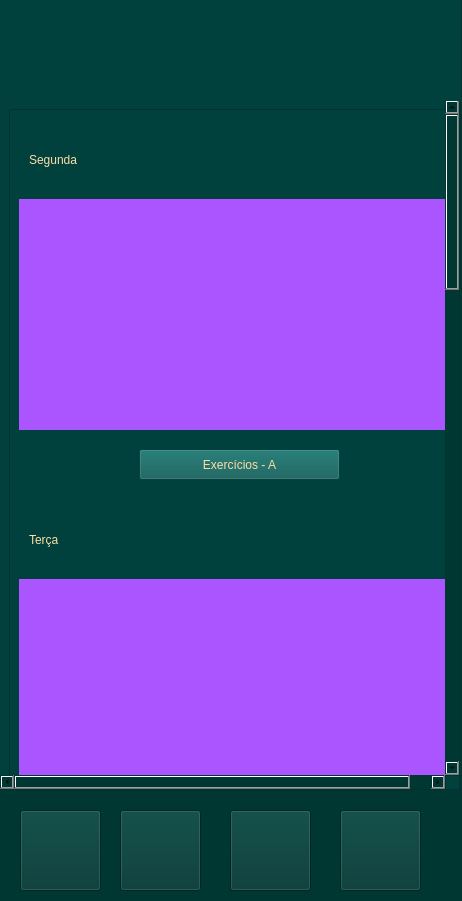
<?xml version="1.0" encoding="UTF-8"?>
<ui version="4.0">
 <class>paginadehipertrofia</class>
 <widget class="QMainWindow" name="paginadehipertrofia">
  <property name="geometry">
   <rect>
    <x>0</x>
    <y>0</y>
    <width>462</width>
    <height>901</height>
   </rect>
  </property>
  <property name="minimumSize">
   <size>
    <width>462</width>
    <height>901</height>
   </size>
  </property>
  <property name="maximumSize">
   <size>
    <width>462</width>
    <height>901</height>
   </size>
  </property>
  <property name="windowTitle">
   <string>MainWindow</string>
  </property>
  <property name="styleSheet">
   <string notr="true">background-color: rgb(1, 55, 51);</string>
  </property>
  <widget class="QWidget" name="centralwidget">
   <widget class="QLabel" name="label_4">
    <property name="geometry">
     <rect>
      <x>0</x>
      <y>800</y>
      <width>461</width>
      <height>101</height>
     </rect>
    </property>
    <property name="styleSheet">
     <string notr="true">background-color: rgb(1, 55, 51);</string>
    </property>
    <property name="text">
     <string/>
    </property>
   </widget>
   <widget class="QPushButton" name="perfil">
    <property name="geometry">
     <rect>
      <x>340</x>
      <y>810</y>
      <width>81</width>
      <height>81</height>
     </rect>
    </property>
    <property name="styleSheet">
     <string notr="true">#botaoperfil{
border:none;
}</string>
    </property>
    <property name="text">
     <string/>
    </property>
    <property name="icon">
     <iconset>
      <normaloff>fotos/perfil.png</normaloff>fotos/perfil.png</iconset>
    </property>
    <property name="iconSize">
     <size>
      <width>80</width>
      <height>80</height>
     </size>
    </property>
   </widget>
   <widget class="QPushButton" name="config">
    <property name="geometry">
     <rect>
      <x>230</x>
      <y>810</y>
      <width>81</width>
      <height>81</height>
     </rect>
    </property>
    <property name="styleSheet">
     <string notr="true">#botaoconfig{
border:none;
}</string>
    </property>
    <property name="text">
     <string/>
    </property>
    <property name="icon">
     <iconset>
      <normaloff>fotos/config.png</normaloff>fotos/config.png</iconset>
    </property>
    <property name="iconSize">
     <size>
      <width>81</width>
      <height>81</height>
     </size>
    </property>
   </widget>
   <widget class="QPushButton" name="treino">
    <property name="geometry">
     <rect>
      <x>120</x>
      <y>810</y>
      <width>81</width>
      <height>81</height>
     </rect>
    </property>
    <property name="styleSheet">
     <string notr="true">#botaotreino{
border:none;
}</string>
    </property>
    <property name="text">
     <string/>
    </property>
    <property name="icon">
     <iconset>
      <normaloff>fotos/treino.png</normaloff>fotos/treino.png</iconset>
    </property>
    <property name="iconSize">
     <size>
      <width>81</width>
      <height>81</height>
     </size>
    </property>
   </widget>
   <widget class="QPushButton" name="menu_4">
    <property name="geometry">
     <rect>
      <x>20</x>
      <y>810</y>
      <width>81</width>
      <height>81</height>
     </rect>
    </property>
    <property name="styleSheet">
     <string notr="true">#botaomenu{
border:none;
}</string>
    </property>
    <property name="text">
     <string/>
    </property>
    <property name="icon">
     <iconset>
      <normaloff>fotos/menu.png</normaloff>fotos/menu.png</iconset>
    </property>
    <property name="iconSize">
     <size>
      <width>81</width>
      <height>81</height>
     </size>
    </property>
   </widget>
   <widget class="QScrollArea" name="scrollArea">
    <property name="geometry">
     <rect>
      <x>-1</x>
      <y>99</y>
      <width>461</width>
      <height>691</height>
     </rect>
    </property>
    <property name="styleSheet">
     <string notr="true">background-color: rgb(0, 65, 61);</string>
    </property>
    <property name="widgetResizable">
     <bool>true</bool>
    </property>
    <widget class="QWidget" name="scrollAreaWidgetContents">
     <property name="geometry">
      <rect>
       <x>0</x>
       <y>0</y>
       <width>468</width>
       <height>2468</height>
      </rect>
     </property>
     <layout class="QVBoxLayout" name="verticalLayout">
      <item>
       <widget class="QFrame" name="frame">
        <property name="minimumSize">
         <size>
          <width>450</width>
          <height>2450</height>
         </size>
        </property>
        <property name="styleSheet">
         <string notr="true">background-color: rgb(0, 65, 61);</string>
        </property>
        <property name="frameShape">
         <enum>QFrame::StyledPanel</enum>
        </property>
        <property name="frameShadow">
         <enum>QFrame::Raised</enum>
        </property>
        <widget class="QLabel" name="label_6">
         <property name="geometry">
          <rect>
           <x>20</x>
           <y>30</y>
           <width>241</width>
           <height>41</height>
          </rect>
         </property>
         <property name="styleSheet">
          <string notr="true">color: rgb(255, 221, 166);
font: 75 19pt &quot;Georgia&quot;;</string>
         </property>
         <property name="text">
          <string>Segunda</string>
         </property>
        </widget>
        <widget class="QLabel" name="label_2">
         <property name="geometry">
          <rect>
           <x>10</x>
           <y>90</y>
           <width>441</width>
           <height>231</height>
          </rect>
         </property>
         <property name="styleSheet">
          <string notr="true">background-color: rgb(170, 85, 255);</string>
         </property>
         <property name="text">
          <string/>
         </property>
         <property name="pixmap">
          <pixmap>fotos/quadro perna segunda(hiper.png</pixmap>
         </property>
         <property name="scaledContents">
          <bool>false</bool>
         </property>
        </widget>
        <widget class="QLabel" name="label_7">
         <property name="geometry">
          <rect>
           <x>20</x>
           <y>410</y>
           <width>241</width>
           <height>41</height>
          </rect>
         </property>
         <property name="styleSheet">
          <string notr="true">color: rgb(255, 221, 166);
font: 75 19pt &quot;Georgia&quot;;</string>
         </property>
         <property name="text">
          <string>Terça</string>
         </property>
        </widget>
        <widget class="QLabel" name="label_3">
         <property name="geometry">
          <rect>
           <x>10</x>
           <y>470</y>
           <width>441</width>
           <height>231</height>
          </rect>
         </property>
         <property name="styleSheet">
          <string notr="true">background-color: rgb(170, 85, 255);</string>
         </property>
         <property name="text">
          <string/>
         </property>
         <property name="pixmap">
          <pixmap>fotos/quadro peito terça  (hiper.png</pixmap>
         </property>
         <property name="scaledContents">
          <bool>false</bool>
         </property>
        </widget>
        <widget class="QLabel" name="label_8">
         <property name="geometry">
          <rect>
           <x>10</x>
           <y>780</y>
           <width>241</width>
           <height>41</height>
          </rect>
         </property>
         <property name="styleSheet">
          <string notr="true">color: rgb(255, 221, 166);
font: 75 19pt &quot;Georgia&quot;;</string>
         </property>
         <property name="text">
          <string>Quarta</string>
         </property>
        </widget>
        <widget class="QLabel" name="label_5">
         <property name="geometry">
          <rect>
           <x>10</x>
           <y>840</y>
           <width>441</width>
           <height>231</height>
          </rect>
         </property>
         <property name="styleSheet">
          <string notr="true">background-color: rgb(170, 85, 255);</string>
         </property>
         <property name="text">
          <string/>
         </property>
         <property name="pixmap">
          <pixmap>fotos/quadro costas quarta (hiper.png</pixmap>
         </property>
         <property name="scaledContents">
          <bool>false</bool>
         </property>
        </widget>
        <widget class="QLabel" name="label_9">
         <property name="geometry">
          <rect>
           <x>10</x>
           <y>1160</y>
           <width>241</width>
           <height>41</height>
          </rect>
         </property>
         <property name="styleSheet">
          <string notr="true">color: rgb(255, 221, 166);
font: 75 19pt &quot;Georgia&quot;;</string>
         </property>
         <property name="text">
          <string>Quinta</string>
         </property>
        </widget>
        <widget class="QLabel" name="label_10">
         <property name="geometry">
          <rect>
           <x>10</x>
           <y>1230</y>
           <width>441</width>
           <height>231</height>
          </rect>
         </property>
         <property name="styleSheet">
          <string notr="true">background-color: rgb(170, 85, 255);</string>
         </property>
         <property name="text">
          <string/>
         </property>
         <property name="pixmap">
          <pixmap>fotos/quadro perna quinta (hiper.png</pixmap>
         </property>
         <property name="scaledContents">
          <bool>false</bool>
         </property>
        </widget>
        <widget class="QLabel" name="label_11">
         <property name="geometry">
          <rect>
           <x>10</x>
           <y>1540</y>
           <width>241</width>
           <height>41</height>
          </rect>
         </property>
         <property name="styleSheet">
          <string notr="true">color: rgb(255, 221, 166);
font: 75 19pt &quot;Georgia&quot;;</string>
         </property>
         <property name="text">
          <string>Sexta</string>
         </property>
        </widget>
        <widget class="QLabel" name="label_12">
         <property name="geometry">
          <rect>
           <x>10</x>
           <y>1600</y>
           <width>441</width>
           <height>231</height>
          </rect>
         </property>
         <property name="styleSheet">
          <string notr="true">background-color: rgb(170, 85, 255);</string>
         </property>
         <property name="text">
          <string/>
         </property>
         <property name="pixmap">
          <pixmap>fotos/quadro peito sexta (hiper.png</pixmap>
         </property>
         <property name="scaledContents">
          <bool>false</bool>
         </property>
        </widget>
        <widget class="QLabel" name="label_13">
         <property name="geometry">
          <rect>
           <x>20</x>
           <y>1910</y>
           <width>241</width>
           <height>41</height>
          </rect>
         </property>
         <property name="styleSheet">
          <string notr="true">color: rgb(255, 221, 166);
font: 75 19pt &quot;Georgia&quot;;</string>
         </property>
         <property name="text">
          <string>Sábado</string>
         </property>
        </widget>
        <widget class="QLabel" name="label_14">
         <property name="geometry">
          <rect>
           <x>10</x>
           <y>1970</y>
           <width>441</width>
           <height>231</height>
          </rect>
         </property>
         <property name="styleSheet">
          <string notr="true">background-color: rgb(170, 85, 255);</string>
         </property>
         <property name="text">
          <string/>
         </property>
         <property name="pixmap">
          <pixmap>fotos/quadro costas sabado (hiper.png</pixmap>
         </property>
         <property name="scaledContents">
          <bool>false</bool>
         </property>
        </widget>
        <widget class="QLabel" name="label_15">
         <property name="geometry">
          <rect>
           <x>10</x>
           <y>2290</y>
           <width>381</width>
           <height>141</height>
          </rect>
         </property>
         <property name="text">
          <string/>
         </property>
         <property name="pixmap">
          <pixmap>fotos/info (hiper.png</pixmap>
         </property>
        </widget>
        <widget class="QPushButton" name="botaohiperA">
         <property name="geometry">
          <rect>
           <x>130</x>
           <y>340</y>
           <width>201</width>
           <height>31</height>
          </rect>
         </property>
         <property name="styleSheet">
          <string notr="true">#botaohiperA{
background-color:#0A5B56;
color:#FFDDA6;
font: 75 10pt &quot;Georgia&quot;;
}</string>
         </property>
         <property name="text">
          <string>Exercícios - A</string>
         </property>
        </widget>
        <widget class="QPushButton" name="botaohiperB">
         <property name="geometry">
          <rect>
           <x>130</x>
           <y>720</y>
           <width>201</width>
           <height>31</height>
          </rect>
         </property>
         <property name="styleSheet">
          <string notr="true">#botaohiperB{
background-color:#0A5B56;
color:#FFDDA6;
font: 75 10pt &quot;Georgia&quot;;
}</string>
         </property>
         <property name="text">
          <string>Exercícios - B</string>
         </property>
        </widget>
        <widget class="QPushButton" name="botaohiperC">
         <property name="geometry">
          <rect>
           <x>130</x>
           <y>1090</y>
           <width>201</width>
           <height>31</height>
          </rect>
         </property>
         <property name="styleSheet">
          <string notr="true">#botaohiperC{
background-color:#0A5B56;
color:#FFDDA6;
font: 75 10pt &quot;Georgia&quot;;
}</string>
         </property>
         <property name="text">
          <string>Exercícios - C</string>
         </property>
        </widget>
        <widget class="QPushButton" name="botaohiperA_2">
         <property name="geometry">
          <rect>
           <x>130</x>
           <y>1490</y>
           <width>201</width>
           <height>31</height>
          </rect>
         </property>
         <property name="styleSheet">
          <string notr="true">#botaohiperA_2{
background-color:#0A5B56;
color:#FFDDA6;
font: 75 10pt &quot;Georgia&quot;;
}</string>
         </property>
         <property name="text">
          <string>Exercícios - A (2)</string>
         </property>
        </widget>
        <widget class="QPushButton" name="botaohiperB_2">
         <property name="geometry">
          <rect>
           <x>130</x>
           <y>1850</y>
           <width>201</width>
           <height>31</height>
          </rect>
         </property>
         <property name="styleSheet">
          <string notr="true">#botaohiperB_2{
background-color:#0A5B56;
color:#FFDDA6;
font: 75 10pt &quot;Georgia&quot;;
}</string>
         </property>
         <property name="text">
          <string>Exercícios - B (2)</string>
         </property>
        </widget>
        <widget class="QPushButton" name="botaohiperC_2">
         <property name="geometry">
          <rect>
           <x>120</x>
           <y>2220</y>
           <width>201</width>
           <height>31</height>
          </rect>
         </property>
         <property name="styleSheet">
          <string notr="true">#botaohiperC_2{
background-color:#0A5B56;
color:#FFDDA6;
font: 75 10pt &quot;Georgia&quot;;
}</string>
         </property>
         <property name="text">
          <string>Exercícios - C (2)</string>
         </property>
        </widget>
       </widget>
      </item>
     </layout>
    </widget>
   </widget>
   <widget class="QLabel" name="label">
    <property name="geometry">
     <rect>
      <x>0</x>
      <y>0</y>
      <width>461</width>
      <height>101</height>
     </rect>
    </property>
    <property name="styleSheet">
     <string notr="true">background-color: rgb(0, 65, 61);</string>
    </property>
    <property name="text">
     <string/>
    </property>
    <property name="pixmap">
     <pixmap>fotos/hipertrofia.png</pixmap>
    </property>
    <property name="scaledContents">
     <bool>true</bool>
    </property>
   </widget>
  </widget>
  <action name="actionhipertrofia">
   <property name="text">
    <string>hipertrofia</string>
   </property>
  </action>
  <action name="actionfor_a">
   <property name="text">
    <string>força</string>
   </property>
  </action>
  <action name="actiondefini_o">
   <property name="text">
    <string>definição</string>
   </property>
  </action>
 </widget>
 <resources/>
 <connections/>
</ui>
